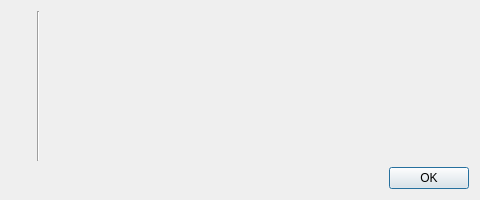
<?xml version="1.0" encoding="UTF-8"?>
<ui version="4.0">
 <class>AboutDialog</class>
 <widget class="QDialog" name="AboutDialog">
  <property name="geometry">
   <rect>
    <x>0</x>
    <y>0</y>
    <width>480</width>
    <height>200</height>
   </rect>
  </property>
  <property name="windowTitle">
   <string>Dialog</string>
  </property>
  <layout class="QVBoxLayout" name="verticalLayout_3">
   <item>
    <layout class="QHBoxLayout" name="horizontalLayout">
     <item>
      <layout class="QVBoxLayout" name="verticalLayout">
       <item>
        <widget class="QLabel" name="appLogoLabel">
         <property name="text">
          <string/>
         </property>
        </widget>
       </item>
       <item>
        <spacer name="verticalSpacer">
         <property name="orientation">
          <enum>Qt::Orientation::Vertical</enum>
         </property>
         <property name="sizeHint" stdset="0">
          <size>
           <width>20</width>
           <height>40</height>
          </size>
         </property>
        </spacer>
       </item>
      </layout>
     </item>
     <item>
      <widget class="Line" name="line">
       <property name="orientation">
        <enum>Qt::Orientation::Vertical</enum>
       </property>
      </widget>
     </item>
     <item>
      <layout class="QVBoxLayout" name="verticalLayout_2">
       <item>
        <widget class="QLabel" name="appTitleLabel">
         <property name="sizePolicy">
          <sizepolicy hsizetype="MinimumExpanding" vsizetype="Preferred">
           <horstretch>0</horstretch>
           <verstretch>0</verstretch>
          </sizepolicy>
         </property>
         <property name="text">
          <string/>
         </property>
        </widget>
       </item>
       <item>
        <widget class="QLabel" name="appUrlLabel">
         <property name="text">
          <string/>
         </property>
        </widget>
       </item>
       <item>
        <spacer name="verticalSpacer_2">
         <property name="orientation">
          <enum>Qt::Orientation::Vertical</enum>
         </property>
         <property name="sizeHint" stdset="0">
          <size>
           <width>20</width>
           <height>40</height>
          </size>
         </property>
        </spacer>
       </item>
      </layout>
     </item>
    </layout>
   </item>
   <item>
    <widget class="QDialogButtonBox" name="buttonBox">
     <property name="orientation">
      <enum>Qt::Orientation::Horizontal</enum>
     </property>
     <property name="standardButtons">
      <set>QDialogButtonBox::StandardButton::Ok</set>
     </property>
    </widget>
   </item>
  </layout>
 </widget>
 <resources/>
 <connections>
  <connection>
   <sender>buttonBox</sender>
   <signal>accepted()</signal>
   <receiver>AboutDialog</receiver>
   <slot>accept()</slot>
   <hints>
    <hint type="sourcelabel">
     <x>248</x>
     <y>254</y>
    </hint>
    <hint type="destinationlabel">
     <x>157</x>
     <y>274</y>
    </hint>
   </hints>
  </connection>
  <connection>
   <sender>buttonBox</sender>
   <signal>rejected()</signal>
   <receiver>AboutDialog</receiver>
   <slot>reject()</slot>
   <hints>
    <hint type="sourcelabel">
     <x>316</x>
     <y>260</y>
    </hint>
    <hint type="destinationlabel">
     <x>286</x>
     <y>274</y>
    </hint>
   </hints>
  </connection>
 </connections>
</ui>
